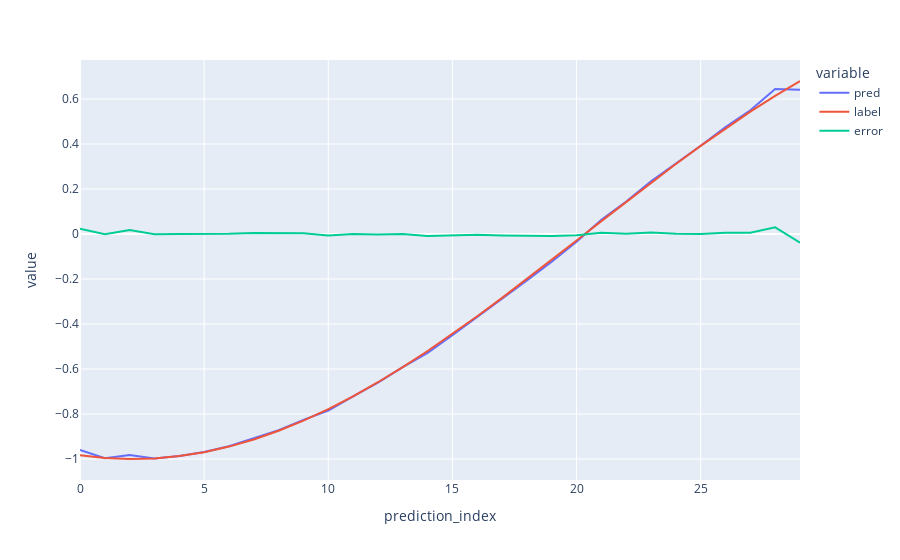

Notebook code for this chart:
### Code cell
plot_df ={'prediction_index': np.arange(pred_horizon),
          'pred': output[-pred_horizon:],
          'label': label_test[-pred_horizon:],
          'error': output[-pred_horizon:]-label_test[-pred_horizon:]}

fig = px.line(plot_df, x='prediction_index', y=['pred','label','error'])
fig.show()

### Figure 1 — Plotly figure (JSON) as saved in the notebook; plotly's stock layout.template omitted (floating-point values rounded to 4 significant figures)
{"data": [{"hovertemplate": "variable=pred<br>prediction_index=%{x}<br>value=%{y}<extra></extra>", "legendgroup": "pred", "line": {"color": "#636efa", "dash": "solid"}, "mode": "lines", "name": "pred", "orientation": "v", "showlegend": true, "type": "scatter", "x": [0, 1, 2, 3, 4, 5, 6, 7, 8, 9, 10, 11, 12, 13, 14, 15, 16, 17, 18, 19, 20, 21, 22, 23, 24, 25, 26, 27, 28, 29], "xaxis": "x", "y": [-0.9596, -0.9965, -0.9823, -0.9982, -0.9871, -0.9691, -0.9434, -0.9081, -0.8717, -0.8258, -0.7845, -0.7215, -0.6606, -0.5913, -0.5283, -0.4492, -0.3686, -0.29, -0.2063, -0.1237, -0.03413, 0.06289, 0.1445, 0.2342, 0.3125, 0.3921, 0.4748, 0.5497, 0.644, 0.6411], "yaxis": "y"}, {"hovertemplate": "variable=label<br>prediction_index=%{x}<br>value=%{y}<extra></extra>", "legendgroup": "label", "line": {"color": "#EF553B", "dash": "solid"}, "mode": "lines", "name": "label", "orientation": "v", "showlegend": true, "type": "scatter", "x": [0, 1, 2, 3, 4, 5, 6, 7, 8, 9, 10, 11, 12, 13, 14, 15, 16, 17, 18, 19, 20, 21, 22, 23, 24, 25, 26, 27, 28, 29], "xaxis": "x", "y": [-0.9831, -0.9952, -0.9999, -0.9972, -0.987, -0.9695, -0.9448, -0.913, -0.8745, -0.8294, -0.7782, -0.7212, -0.6588, -0.5915, -0.5198, -0.4442, -0.3654, -0.2838, -0.2001, -0.1149, -0.02887, 0.05738, 0.1432, 0.228, 0.311, 0.3918, 0.4696, 0.544, 0.6143, 0.68], "yaxis": "y"}, {"hovertemplate": "variable=error<br>prediction_index=%{x}<br>value=%{y}<extra></extra>", "legendgroup": "error", "line": {"color": "#00cc96", "dash": "solid"}, "mode": "lines", "name": "error", "orientation": "v", "showlegend": true, "type": "scatter", "x": [0, 1, 2, 3, 4, 5, 6, 7, 8, 9, 10, 11, 12, 13, 14, 15, 16, 17, 18, 19, 20, 21, 22, 23, 24, 25, 26, 27, 28, 29], "xaxis": "x", "y": [0.02351, -0.001291, 0.0176, -0.001021, -3.795e-05, 0.0004061, 0.001392, 0.004975, 0.002784, 0.003594, -0.006263, -0.0003258, -0.001765, 0.0002162, -0.008492, -0.004941, -0.003174, -0.006184, -0.006187, -0.008771, -0.005253, 0.005504, 0.001328, 0.006256, 0.001468, 0.000261, 0.005133, 0.005712, 0.02976, -0.03888], "yaxis": "y"}], "layout": {"legend": {"title": {"text": "variable"}, "tracegroupgap": 0}, "margin": {"t": 60}, "xaxis": {"anchor": "y", "domain": [0, 1], "title": {"text": "prediction_index"}}, "yaxis": {"anchor": "x", "domain": [0, 1], "title": {"text": "value"}}}}
